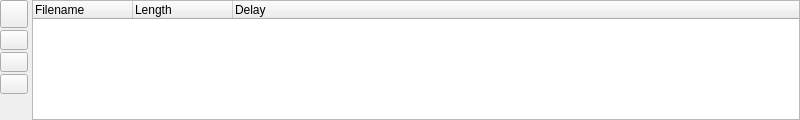
<?xml version="1.0" encoding="UTF-8"?>
<ui version="4.0">
 <class>TTSubtitleFileListWidget</class>
 <widget class="QWidget" name="TTSubtitleFileListWidget">
  <property name="geometry">
   <rect>
    <x>0</x>
    <y>0</y>
    <width>800</width>
    <height>120</height>
   </rect>
  </property>
  <property name="sizePolicy">
   <sizepolicy hsizetype="Preferred" vsizetype="Preferred">
    <horstretch>1</horstretch>
    <verstretch>1</verstretch>
   </sizepolicy>
  </property>
  <property name="minimumSize">
   <size>
    <width>400</width>
    <height>80</height>
   </size>
  </property>
  <property name="windowTitle">
   <string>Form</string>
  </property>
  <layout class="QHBoxLayout" name="horizontalLayout">
   <property name="spacing">
    <number>4</number>
   </property>
   <property name="margin">
    <number>0</number>
   </property>
   <!-- Left column: buttons vertically stacked -->
   <item>
    <layout class="QVBoxLayout" name="leftButtonsLayout">
     <property name="spacing">
      <number>2</number>
     </property>
     <item>
      <widget class="QPushButton" name="pbSubtitleFileOpen">
       <property name="sizePolicy">
        <sizepolicy hsizetype="Fixed" vsizetype="Fixed">
         <horstretch>0</horstretch>
         <verstretch>0</verstretch>
        </sizepolicy>
       </property>
       <property name="minimumSize">
        <size>
         <width>28</width>
         <height>28</height>
        </size>
       </property>
       <property name="maximumSize">
        <size>
         <width>28</width>
         <height>28</height>
        </size>
       </property>
       <property name="toolTip">
        <string>Open subtitle file</string>
       </property>
       <property name="text">
        <string/>
       </property>
       <property name="icon">
        <iconset resource="subtitlefilelistwidget.qrc">
         <normaloff>:/pixmaps/pixmaps/fileopen_24.xpm</normaloff>:/pixmaps/pixmaps/fileopen_24.xpm</iconset>
       </property>
       <property name="iconSize">
        <size>
         <width>16</width>
         <height>16</height>
        </size>
       </property>
      </widget>
     </item>
     <item>
      <widget class="QPushButton" name="pbSubtitleEntryUp">
       <property name="sizePolicy">
        <sizepolicy hsizetype="Fixed" vsizetype="Fixed">
         <horstretch>0</horstretch>
         <verstretch>0</verstretch>
        </sizepolicy>
       </property>
       <property name="minimumSize">
        <size>
         <width>28</width>
         <height>20</height>
        </size>
       </property>
       <property name="maximumSize">
        <size>
         <width>28</width>
         <height>20</height>
        </size>
       </property>
       <property name="toolTip">
        <string>Move entry up</string>
       </property>
       <property name="text">
        <string/>
       </property>
       <property name="icon">
        <iconset resource="subtitlefilelistwidget.qrc">
         <normaloff>:/pixmaps/pixmaps/uparrow_18.xpm</normaloff>:/pixmaps/pixmaps/uparrow_18.xpm</iconset>
       </property>
       <property name="iconSize">
        <size>
         <width>12</width>
         <height>12</height>
        </size>
       </property>
      </widget>
     </item>
     <item>
      <widget class="QPushButton" name="pbSubtitleEntryDelete">
       <property name="sizePolicy">
        <sizepolicy hsizetype="Fixed" vsizetype="Fixed">
         <horstretch>0</horstretch>
         <verstretch>0</verstretch>
        </sizepolicy>
       </property>
       <property name="minimumSize">
        <size>
         <width>28</width>
         <height>20</height>
        </size>
       </property>
       <property name="maximumSize">
        <size>
         <width>28</width>
         <height>20</height>
        </size>
       </property>
       <property name="toolTip">
        <string>Delete subtitle file</string>
       </property>
       <property name="text">
        <string/>
       </property>
       <property name="icon">
        <iconset resource="subtitlefilelistwidget.qrc">
         <normaloff>:/pixmaps/pixmaps/cancel_18.xpm</normaloff>:/pixmaps/pixmaps/cancel_18.xpm</iconset>
       </property>
       <property name="iconSize">
        <size>
         <width>12</width>
         <height>12</height>
        </size>
       </property>
      </widget>
     </item>
     <item>
      <widget class="QPushButton" name="pbSubtitleEntryDown">
       <property name="sizePolicy">
        <sizepolicy hsizetype="Fixed" vsizetype="Fixed">
         <horstretch>0</horstretch>
         <verstretch>0</verstretch>
        </sizepolicy>
       </property>
       <property name="minimumSize">
        <size>
         <width>28</width>
         <height>20</height>
        </size>
       </property>
       <property name="maximumSize">
        <size>
         <width>28</width>
         <height>20</height>
        </size>
       </property>
       <property name="toolTip">
        <string>Move entry down</string>
       </property>
       <property name="text">
        <string/>
       </property>
       <property name="icon">
        <iconset resource="subtitlefilelistwidget.qrc">
         <normaloff>:/pixmaps/pixmaps/downarrow_18.xpm</normaloff>:/pixmaps/pixmaps/downarrow_18.xpm</iconset>
       </property>
       <property name="iconSize">
        <size>
         <width>12</width>
         <height>12</height>
        </size>
       </property>
      </widget>
     </item>
     <item>
      <spacer name="verticalSpacerLeft">
       <property name="orientation">
        <enum>Qt::Vertical</enum>
       </property>
       <property name="sizeHint" stdset="0">
        <size>
         <width>20</width>
         <height>40</height>
        </size>
       </property>
      </spacer>
     </item>
    </layout>
   </item>
   <!-- Right: Tree widget -->
   <item>
    <widget class="QTreeWidget" name="subtitleListView">
     <property name="sizePolicy">
      <sizepolicy hsizetype="Expanding" vsizetype="Expanding">
       <horstretch>1</horstretch>
       <verstretch>0</verstretch>
      </sizepolicy>
     </property>
     <property name="focusPolicy">
      <enum>Qt::StrongFocus</enum>
     </property>
     <property name="contextMenuPolicy">
      <enum>Qt::CustomContextMenu</enum>
     </property>
     <property name="frameShape">
      <enum>QFrame::StyledPanel</enum>
     </property>
     <property name="frameShadow">
      <enum>QFrame::Plain</enum>
     </property>
     <property name="rootIsDecorated">
      <bool>false</bool>
     </property>
     <property name="itemsExpandable">
      <bool>false</bool>
     </property>
     <property name="sortingEnabled">
      <bool>false</bool>
     </property>
     <column>
      <property name="text">
       <string>Filename</string>
      </property>
     </column>
     <column>
      <property name="text">
       <string>Length</string>
      </property>
     </column>
     <column>
      <property name="text">
       <string>Delay</string>
      </property>
     </column>
    </widget>
   </item>
  </layout>
 </widget>
 <resources>
  <include location="subtitlefilelistwidget.qrc"/>
 </resources>
 <connections/>
</ui>
